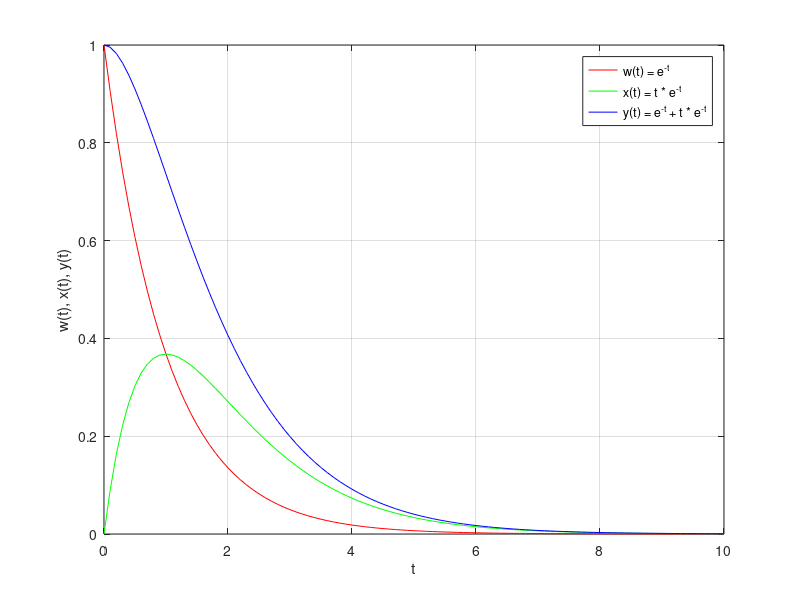

Write the MATLAB code that produced this figure.
% Define the time vector
t = 0:0.1:10;

% Define the functions
w = exp(-t);
x = t .* exp(-t);
y = exp(-t) + t .* exp(-t);

% Create the plot
figure;
plot(t, w, 'r', 'DisplayName', 'w(t) = e^{-t}');
hold on;
plot(t, x, 'g', 'DisplayName', 'x(t) = t * e^{-t}');
plot(t, y, 'b', 'DisplayName', 'y(t) = e^{-t} + t * e^{-t}');
hold off;
    
% Add labels and legend
xlabel('t');
ylabel('w(t), x(t), y(t)');
title('');
legend show;
grid on;
